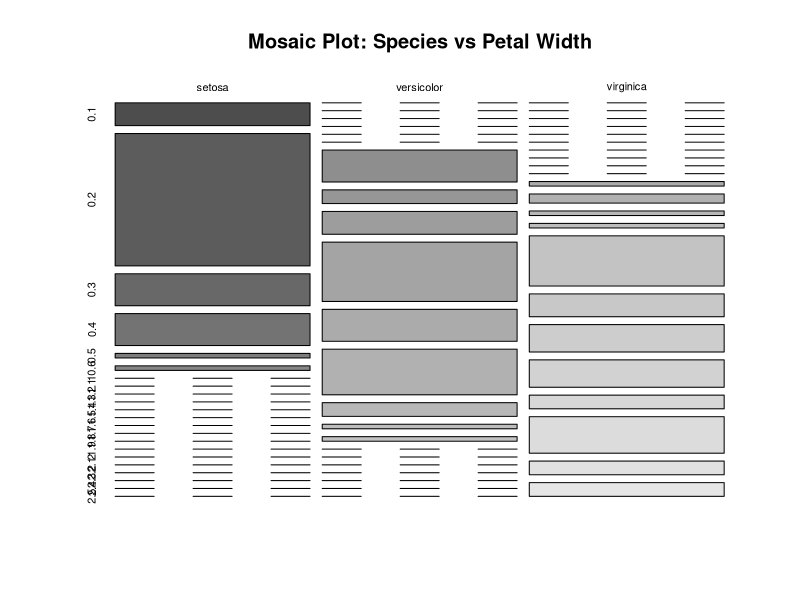
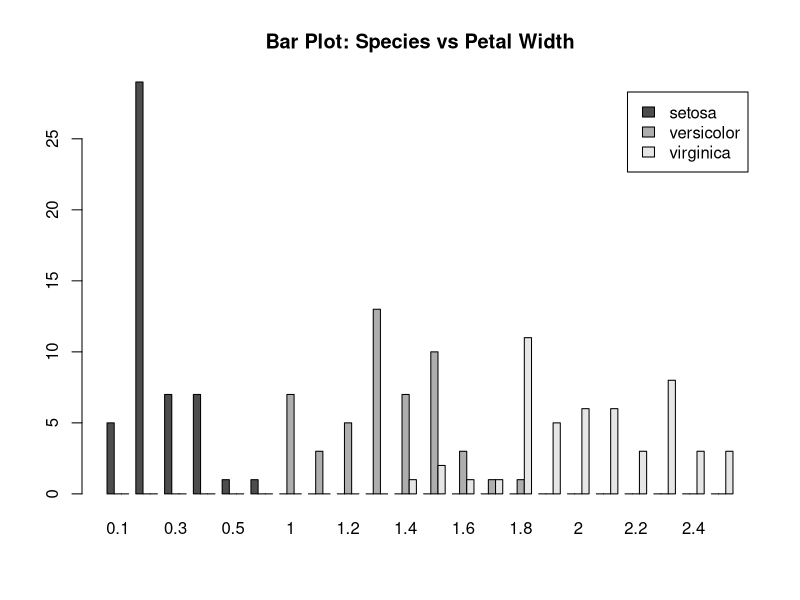
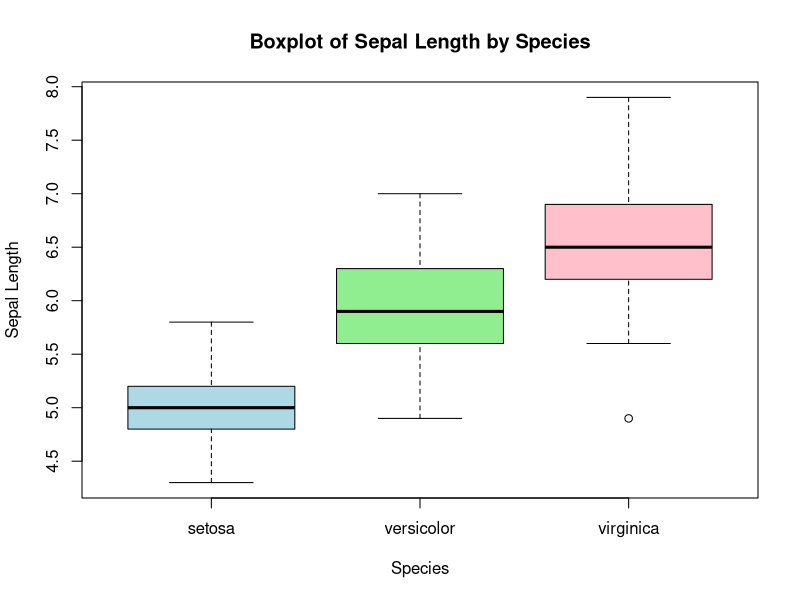

Write the R code that produced these figures, in order.
#question 2
# Load the built-in iris dataset
data(iris)

# Minimum of sepal length
min_sepal_length <- min(iris$Sepal.Length)

# Maximum of petal width
max_petal_width <- max(iris$Petal.Width)

# Range of petal length
range_petal_length <- range(iris$Petal.Length)

# Mean of sepal width
mean_sepal_width <- mean(iris$Sepal.Width)

# Median of petal length
median_petal_length <- median(iris$Petal.Length)

# First and third quartile of Sepal.Length (or any column)
quartiles_sepal_length <- quantile(iris$Sepal.Length, probs = c(0.25, 0.75))

# Interquartile Range (IQR) of Petal.Width (or any column)
iqr_petal_width <- IQR(iris$Petal.Width)

# Standard Deviation of Sepal.Length (or any column)
sd_sepal_length <- sd(iris$Sepal.Length)

# Variance of Sepal.Length (or any column)
var_sepal_length <- var(iris$Sepal.Length)

# Print results
cat("Minimum Sepal Length:", min_sepal_length, "\n")
cat("Maximum Petal Width:", max_petal_width, "\n")
cat("Range of Petal Length:", paste(range_petal_length, collapse = " - "), "\n")
cat("Mean Sepal Width:", mean_sepal_width, "\n")
cat("Median Petal Length:", median_petal_length, "\n")
cat("1st and 3rd Quartile of Sepal Length:", paste(quartiles_sepal_length, collapse = ", "), "\n")
cat("IQR of Petal Width:", iqr_petal_width, "\n")
cat("Standard Deviation of Sepal Length:", sd_sepal_length, "\n")
cat("Variance of Sepal Length:", var_sepal_length, "\n")

#questions 3
# Vector
v <- c(1, 2, 3, 4)
print(v)
print(class(v))

# Matrix
m <- matrix(1:9, nrow = 3)
print(m)
print(class(m))

# Array
a <- array(1:12, dim = c(2, 3, 2))
print(a)
print(class(a))

# List
lst <- list(name="John", age=25, scores=c(90, 80, 85))
print(lst)
print(class(lst))

# Data Frame
df <- data.frame(Name=c("A", "B"), Score=c(90, 85))
print(df)
print(class(df))

# Factor
f <- factor(c("low", "medium", "high", "low"))
print(f)
print(class(f))
 
#part2
# Load iris dataset
data(iris)

# Create contingency table: Species vs Petal.Width (converted to factor)
iris$Petal.Width.Factor <- factor(iris$Petal.Width)
table_result <- table(iris$Species, iris$Petal.Width.Factor)
print(table_result)

#part3

# Mosaic Plot
mosaicplot(table_result, main="Mosaic Plot: Species vs Petal Width", color=TRUE)

# Bar Plot
barplot(table_result, beside=TRUE, legend=TRUE, main="Bar Plot: Species vs Petal Width")

# Boxplot
boxplot(Sepal.Length ~ Species, data = iris, main="Boxplot of Sepal Length by Species",
        xlab="Species", ylab="Sepal Length", col=c("lightblue", "lightgreen", "pink"))

#questions 5
# Q5: Simple Linear Regression in R

# 1. Create a data frame with the given data
advertising_spend <- c(20, 25, 30, 35, 40, 45, 50, 55)
sales_revenue <- c(65, 70, 78, 85, 95, 105, 110, 120)

df <- data.frame(AdvertisingSpend = advertising_spend, SalesRevenue = sales_revenue)

# View the data
print(df)

# 2. Fit a Simple Linear Regression model
model <- lm(SalesRevenue ~ AdvertisingSpend, data = df)

# 3. Display the summary of the regression model
summary(model)

# 4. Interpret slope coefficient
cat("Slope (b1) of model: ", coef(model)[2], "\n")

# 5. Predict Sales Revenue when Advertising Spend is ₹60,000
new_data <- data.frame(AdvertisingSpend = 60)
predicted_revenue <- predict(model, newdata = new_data)
cat("Predicted Sales Revenue for ₹60,000 Advertising Spend: ₹", predicted_revenue * 1000, "\n")

#question 1 
# Q1: Working with a List in R

# 1. Create a list named student_info
student_info <- list(
  name = "Rahul Sharma",                     # Student name (character)
  roll_number = 101,                         # Roll number (numeric)
  marks = c(Mathematics = 85, 
            Statistics = 78, 
            Economics = 92)                  # Named vector of marks
)

# 2. Print each component of the list separately
cat("Name:\n")
print(student_info$name)

cat("Roll Number:\n")
print(student_info$roll_number)

cat("Marks:\n")
print(student_info$marks)

# 3. Calculate average marks and add to the list
average_marks <- mean(student_info$marks)
student_info$average <- average_marks

# 4. Check if student passed all subjects (passing = 40)
student_info$passed_all <- all(student_info$marks >= 40)

# 5. Print the updated list
cat("Updated student_info list:\n")
print(student_info)



